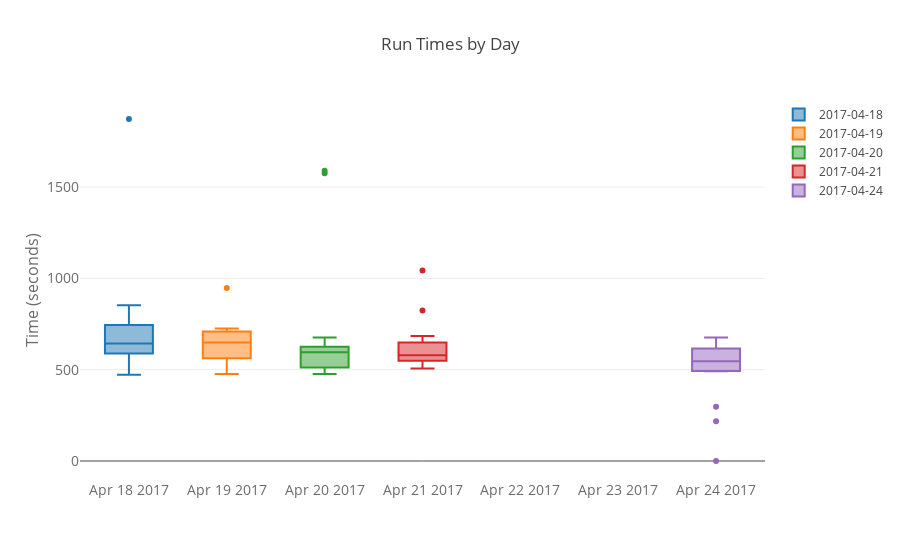

The notebook cell saved with this chart:
### Code cell
layout = pogo.Layout(
    title='Run Times by Day',
    xaxis=dict(
        tickformat = "%b %e %Y",
        tickfont=dict(
            size=14,
            color='rgb(107, 107, 107)'
        )
    ),
    yaxis=dict(
        title='Time (seconds)',
        titlefont=dict(
            size=16,
            color='rgb(107, 107, 107)'
        ),
        tickfont=dict(
            size=14,
            color='rgb(107, 107, 107)'
        )
    ),
)

dt_fig = pogo.Figure(data=data_times, layout=layout)
iplot(dt_fig)

### Figure 1 — Plotly figure (JSON) as saved in the notebook; plotly's stock layout.template omitted (floating-point values rounded to 4 significant figures)
{"data": [{"name": "2017-04-18", "type": "box", "y": [693, 644, 792, 589, 587, 1873.0, 473.0, 566, 660, 729, 853, 623, 598]}, {"name": "2017-04-19", "type": "box", "y": [666, 649, 652, 567, 724, 526, 638, 548, 948.0, 477.0, 704, 593, 726]}, {"name": "2017-04-20", "type": "box", "y": [608, 477.0, 1576, 511.0, 519, 1590, 513, 499.0, 677, 596, 597, 609, 526]}, {"name": "2017-04-21", "type": "box", "y": [562, 552, 506.0, 579, 1043, 824, 617, 570, 540, 684, 635, 638, 540]}, {"name": "2017-04-24", "type": "box", "y": [676, 624, 297, 592, 646, 503.0, 0, 492.0, 496.0, 557, 546, 575, 677, 218, 518]}], "layout": {"title": "Run Times by Day", "xaxis": {"tickfont": {"color": "rgb(107, 107, 107)", "size": 14}, "tickformat": "%b %e %Y"}, "yaxis": {"tickfont": {"color": "rgb(107, 107, 107)", "size": 14}, "title": "Time (seconds)", "titlefont": {"color": "rgb(107, 107, 107)", "size": 16}}}}
